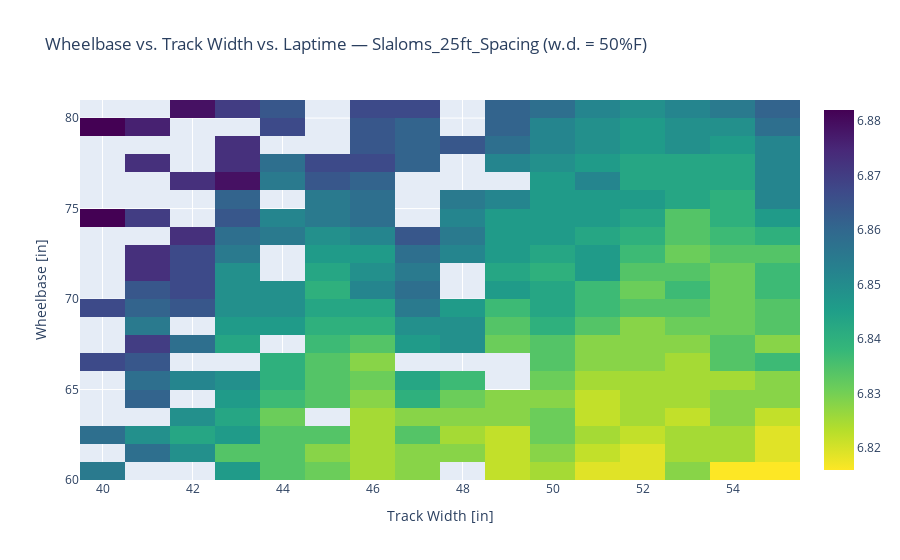

Notebook code cell kept with this figure:
### Markdown cell above
# Slaloms

### Code cell
name = "Slaloms_25ft_Spacing"
fig = show_laptimes(4, name)
fig.write_image("{}.png".format(name), width=1000, height=500)
fig.show()

### Figure 1 — Plotly figure (JSON) as saved in the notebook; plotly's stock layout.template omitted (floating-point values rounded to 4 significant figures; data arrays with more than 128 entries replaced by an {"elided": "..."} marker saying what was removed)
{"data": [{"colorscale": [[0, "#fde725"], [0.1111, "#b5de2b"], [0.2222, "#6ece58"], [0.3333, "#35b779"], [0.4444, "#1f9e89"], [0.5556, "#26828e"], [0.6667, "#31688e"], [0.7778, "#3e4989"], [0.8889, "#482878"], [1, "#440154"]], "hoverongaps": false, "type": "heatmap", "x": [40, 41, 42, 43, 44, 45, 46, 47, 48, 49, 50, 51, 52, 53, 54, 55], "y": [60.5, 61.5, 62.5, 63.5, 64.5, 65.5, 66.5, 67.5, 68.5, 69.5, 70.5, 71.5, 72.5, 73.5, 74.5, 75.5, 76.5, 77.5, 78.5, 79.5, 80.5], "z": {"elided": "21x16 float values"}}], "layout": {"title": {"text": "Wheelbase vs. Track Width vs. Laptime — Slaloms_25ft_Spacing (w.d. = 50%F)"}, "xaxis": {"title": {"text": "Track Width [in]"}}, "yaxis": {"title": {"text": "Wheelbase [in]"}}}}
